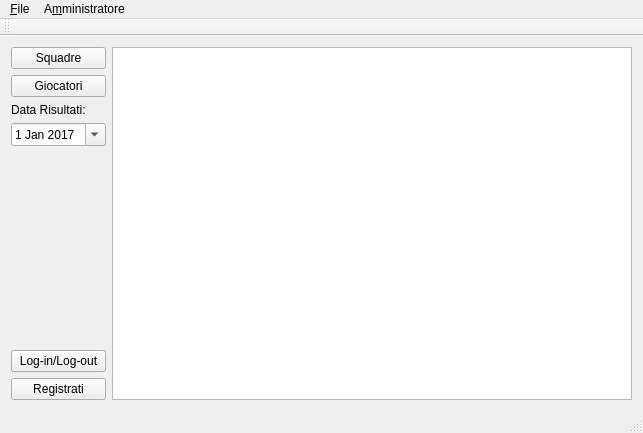
<?xml version="1.0" encoding="UTF-8"?>
<ui version="4.0">
 <class>MainWindow</class>
 <widget class="QMainWindow" name="MainWindow">
  <property name="geometry">
   <rect>
    <x>0</x>
    <y>0</y>
    <width>643</width>
    <height>433</height>
   </rect>
  </property>
  <property name="minimumSize">
   <size>
    <width>0</width>
    <height>0</height>
   </size>
  </property>
  <property name="maximumSize">
   <size>
    <width>16777215</width>
    <height>16777215</height>
   </size>
  </property>
  <property name="windowTitle">
   <string>NBA Score</string>
  </property>
  <widget class="QWidget" name="centralWidget">
   <layout class="QHBoxLayout" name="horizontalLayout_2">
    <item>
     <layout class="QHBoxLayout" name="horizontalLayout">
      <item>
       <layout class="QVBoxLayout" name="verticalLayout_3">
        <item>
         <layout class="QVBoxLayout" name="verticalLayout">
          <item>
           <widget class="QPushButton" name="pushButton">
            <property name="text">
             <string>Squadre</string>
            </property>
           </widget>
          </item>
          <item>
           <widget class="QPushButton" name="pushButton_3">
            <property name="text">
             <string>Giocatori</string>
            </property>
           </widget>
          </item>
          <item>
           <widget class="QLabel" name="label">
            <property name="text">
             <string>Data Risultati:</string>
            </property>
           </widget>
          </item>
          <item>
           <widget class="QDateEdit" name="dateEdit">
            <property name="currentSection">
             <enum>QDateTimeEdit::MonthSection</enum>
            </property>
            <property name="calendarPopup">
             <bool>true</bool>
            </property>
            <property name="date">
             <date>
              <year>2017</year>
              <month>1</month>
              <day>1</day>
             </date>
            </property>
           </widget>
          </item>
         </layout>
        </item>
        <item>
         <spacer name="verticalSpacer">
          <property name="orientation">
           <enum>Qt::Vertical</enum>
          </property>
          <property name="sizeHint" stdset="0">
           <size>
            <width>20</width>
            <height>40</height>
           </size>
          </property>
         </spacer>
        </item>
        <item>
         <layout class="QVBoxLayout" name="verticalLayout_2">
          <item>
           <widget class="QPushButton" name="pushButton_2">
            <property name="text">
             <string>Log-in/Log-out</string>
            </property>
           </widget>
          </item>
          <item>
           <widget class="QPushButton" name="registrati">
            <property name="text">
             <string>Registrati</string>
            </property>
           </widget>
          </item>
         </layout>
        </item>
       </layout>
      </item>
      <item>
       <widget class="QTableWidget" name="tableWidget"/>
      </item>
     </layout>
    </item>
   </layout>
  </widget>
  <widget class="QMenuBar" name="menuBar">
   <property name="geometry">
    <rect>
     <x>0</x>
     <y>0</y>
     <width>643</width>
     <height>25</height>
    </rect>
   </property>
   <widget class="QMenu" name="menu_File">
    <property name="title">
     <string>&amp;File</string>
    </property>
   </widget>
   <widget class="QMenu" name="menuAmministratore">
    <property name="title">
     <string>A&amp;mministratore</string>
    </property>
    <addaction name="actionAggiungi_Giocatore"/>
    <addaction name="actionModifica_Utenti"/>
    <addaction name="actionAggiorna_Liste"/>
   </widget>
   <addaction name="menu_File"/>
   <addaction name="menuAmministratore"/>
  </widget>
  <widget class="QToolBar" name="mainToolBar">
   <attribute name="toolBarArea">
    <enum>TopToolBarArea</enum>
   </attribute>
   <attribute name="toolBarBreak">
    <bool>false</bool>
   </attribute>
  </widget>
  <widget class="QStatusBar" name="statusBar"/>
  <action name="actionAggiungi_Giocatore">
   <property name="text">
    <string>&amp;Aggiungi Giocatore</string>
   </property>
   <property name="shortcut">
    <string>Ctrl+G</string>
   </property>
  </action>
  <action name="actionAggiorna_Liste">
   <property name="text">
    <string>Aggiorna &amp;Liste</string>
   </property>
   <property name="shortcut">
    <string>Ctrl+A</string>
   </property>
  </action>
  <action name="actionModifica_Utenti">
   <property name="text">
    <string>&amp;Modifica Utenti</string>
   </property>
   <property name="shortcut">
    <string>Ctrl+U</string>
   </property>
  </action>
 </widget>
 <layoutdefault spacing="6" margin="11"/>
 <resources/>
 <connections/>
</ui>
